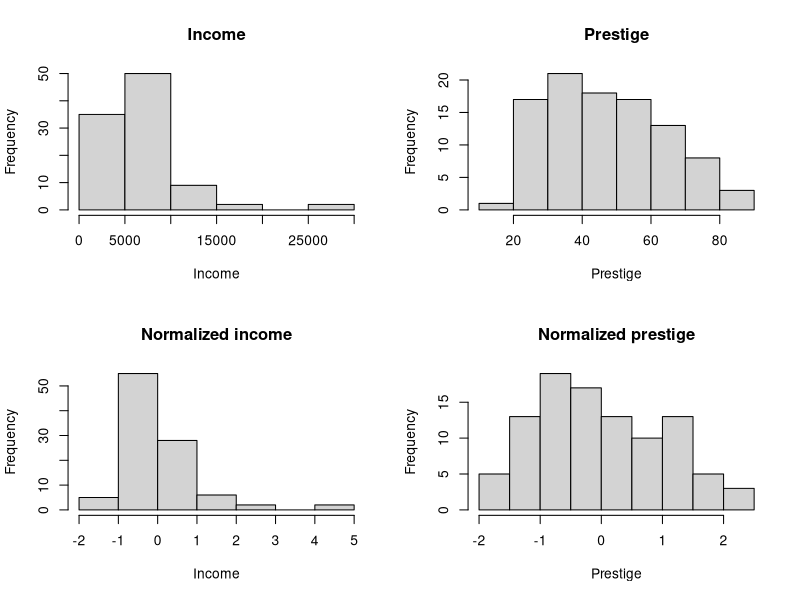
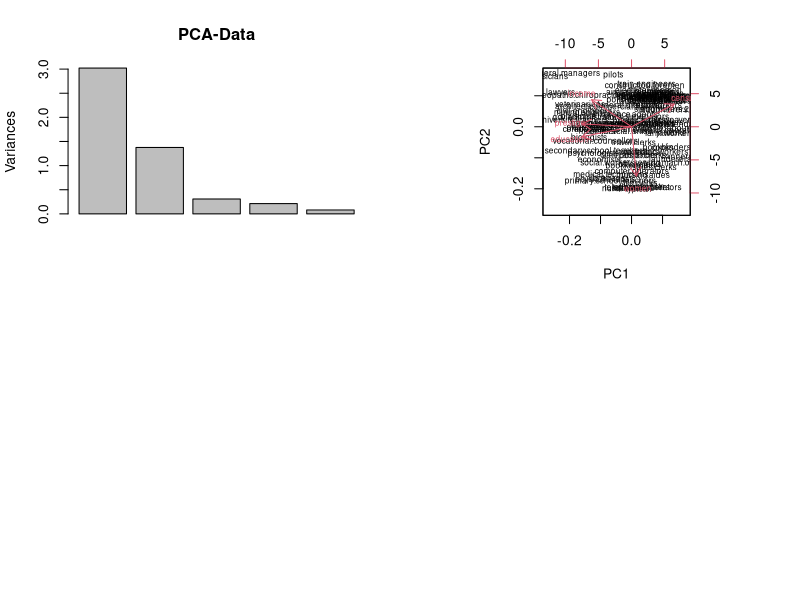

Here is the R script that generated these plots, in order:
## ---- chunk 1
require(car)
## ---- chunk 2
clearedPrestige <- Prestige[complete.cases(Prestige),]
# divide data
numericalValues <- clearedPrestige[, 1:5]
ordinalValues <- clearedPrestige[, 6]
# clear data from inf-values
numericalValues[is.infinite(numericalValues$women),] <- 0.00
## ---- chunk 3
normalizedData <- scale(numericalValues)
summary(normalizedData)
## ---- chunk 4
par(mfrow=c(2, 2))
hist(clearedPrestige$income, main="Income", xlab = "Income")
hist(clearedPrestige$prestige, main="Prestige", xlab = "Prestige")
hist(normalizedData[,2], main="Normalized income", xlab = "Income")
hist(normalizedData[,4], main="Normalized prestige", xlab = "Prestige")
## ---- chunk 5
pca <- prcomp(normalizedData, center=TRUE, scale. = TRUE)
pca
## ---- chunk 6
plot(pca, main="PCA-Data")
## ---- chunk 7
biplot(pca, cex=0.6, expand=1)
pdf("test.pdf", biplot(pca, cex=0.6, expand=1))
